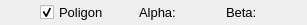
                             <widget class="QFrame" name="frame_pointer_anypoint">
                              <property name="minimumSize">
                               <size>
                                <width>0</width>
                                <height>25</height>
                               </size>
                              </property>
                              <property name="maximumSize">
                               <size>
                                <width>320</width>
                                <height>25</height>
                               </size>
                              </property>
                              <property name="font">
                               <font>
                                <family>Segoe UI</family>
                                <pointsize>10</pointsize>
                                <weight>50</weight>
                                <italic>false</italic>
                                <bold>false</bold>
                               </font>
                              </property>
                              <property name="frameShape">
                               <enum>QFrame::NoFrame</enum>
                              </property>
                              <property name="frameShadow">
                               <enum>QFrame::Raised</enum>
                              </property>
                              <layout class="QHBoxLayout" name="horizontalLayout_12">
                               <property name="spacing">
                                <number>5</number>
                               </property>
                               <property name="leftMargin">
                                <number>0</number>
                               </property>
                               <property name="topMargin">
                                <number>0</number>
                               </property>
                               <property name="rightMargin">
                                <number>5</number>
                               </property>
                               <property name="bottomMargin">
                                <number>0</number>
                               </property>
                               <item>
                                <spacer name="horizontalSpacer_4">
                                 <property name="orientation">
                                  <enum>Qt::Horizontal</enum>
                                 </property>
                                 <property name="sizeHint" stdset="0">
                                  <size>
                                   <width>40</width>
                                   <height>20</height>
                                  </size>
                                 </property>
                                </spacer>
                               </item>
                               <item>
                                <widget class="QCheckBox" name="check_draw_poligon">
                                 <property name="sizePolicy">
                                  <sizepolicy hsizetype="Minimum" vsizetype="Preferred">
                                   <horstretch>0</horstretch>
                                   <verstretch>0</verstretch>
                                  </sizepolicy>
                                 </property>
                                 <property name="maximumSize">
                                  <size>
                                   <width>16777215</width>
                                   <height>25</height>
                                  </size>
                                 </property>
                                 <property name="text">
                                  <string>Poligon</string>
                                 </property>
                                 <property name="checked">
                                  <bool>true</bool>
                                 </property>
                                </widget>
                               </item>
                               <item>
                                <spacer name="horizontalSpacer_5">
                                 <property name="orientation">
                                  <enum>Qt::Horizontal</enum>
                                 </property>
                                 <property name="sizeType">
                                  <enum>QSizePolicy::Fixed</enum>
                                 </property>
                                 <property name="sizeHint" stdset="0">
                                  <size>
                                   <width>5</width>
                                   <height>20</height>
                                  </size>
                                 </property>
                                </spacer>
                               </item>
                               <item>
                                <widget class="QLabel" name="label_10">
                                 <property name="minimumSize">
                                  <size>
                                   <width>15</width>
                                   <height>0</height>
                                  </size>
                                 </property>
                                 <property name="maximumSize">
                                  <size>
                                   <width>18</width>
                                   <height>15</height>
                                  </size>
                                 </property>
                                 <property name="frameShape">
                                  <enum>QFrame::NoFrame</enum>
                                 </property>
                                 <property name="text">
                                  <string/>
                                 </property>
                                 <property name="scaledContents">
                                  <bool>true</bool>
                                 </property>
                                </widget>
                               </item>
                               <item>
                                <widget class="QLabel" name="label_9">
                                 <property name="maximumSize">
                                  <size>
                                   <width>16777215</width>
                                   <height>16777215</height>
                                  </size>
                                 </property>
                                 <property name="font">
                                  <font>
                                   <family>Segoe UI</family>
                                   <pointsize>10</pointsize>
                                   <weight>50</weight>
                                   <italic>false</italic>
                                   <bold>false</bold>
                                  </font>
                                 </property>
                                 <property name="frameShape">
                                  <enum>QFrame::NoFrame</enum>
                                 </property>
                                 <property name="text">
                                  <string>Alpha:</string>
                                 </property>
                                </widget>
                               </item>
                               <item>
                                <widget class="QLabel" name="label_status_alpha">
                                 <property name="minimumSize">
                                  <size>
                                   <width>40</width>
                                   <height>0</height>
                                  </size>
                                 </property>
                                 <property name="maximumSize">
                                  <size>
                                   <width>16777215</width>
                                   <height>16777215</height>
                                  </size>
                                 </property>
                                 <property name="frameShape">
                                  <enum>QFrame::NoFrame</enum>
                                 </property>
                                 <property name="text">
                                  <string/>
                                 </property>
                                </widget>
                               </item>
                               <item>
                                <widget class="QLabel" name="label_7">
                                 <property name="maximumSize">
                                  <size>
                                   <width>16777215</width>
                                   <height>16777215</height>
                                  </size>
                                 </property>
                                 <property name="font">
                                  <font>
                                   <family>Segoe UI</family>
                                   <pointsize>10</pointsize>
                                   <weight>50</weight>
                                   <italic>false</italic>
                                   <bold>false</bold>
                                  </font>
                                 </property>
                                 <property name="frameShape">
                                  <enum>QFrame::NoFrame</enum>
                                 </property>
                                 <property name="text">
                                  <string>Beta:</string>
                                 </property>
                                </widget>
                               </item>
                               <item>
                                <widget class="QLabel" name="label_status_beta">
                                 <property name="minimumSize">
                                  <size>
                                   <width>40</width>
                                   <height>0</height>
                                  </size>
                                 </property>
                                 <property name="maximumSize">
                                  <size>
                                   <width>16777215</width>
                                   <height>16777215</height>
                                  </size>
                                 </property>
                                 <property name="frameShape">
                                  <enum>QFrame::NoFrame</enum>
                                 </property>
                                 <property name="text">
                                  <string/>
                                 </property>
                                </widget>
                               </item>
                              </layout>
                             </widget>
